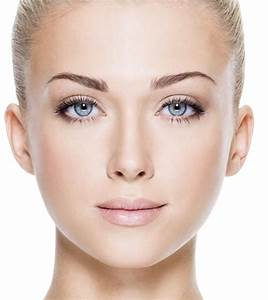
#> input picture 1.jpeg, 268 x 300 px, given in place of 9.jpg, which was not available
$ python skin_detector_image.py   (older library calls are emulated)
#> lines starting #> are read from the running program, lines starting #| are printed output that depends on the picture; after the words box and inside, x2 and y2 are one past the last pixel; in counts of white or black regions, pixels touching at a corner belong together; long printed decimals are rounded; pictures that were not available may be replaced by others from this repository, and a replacement may not be noted
#> further down, im is the input picture: shape (300, 268, 3); mean B, G, R 190.7, 201, 222.6
import numpy as np
import argparse
import cv2
import colorsys
import matplotlib.pyplot as plt

def skin_detect(im):

    lower = np.array( [ 0,40,80], dtype= "uint8")
    upper = np.array( [ 20,255,255 ], dtype= "uint8")

    converted =cv2.cvtColor(im, cv2.COLOR_BGR2HSV)
#> converted: shape (300, 268, 3); mean H, S, V 14.1, 40.1, 222.7
    skinMask=cv2.inRange(converted, lower, upper)
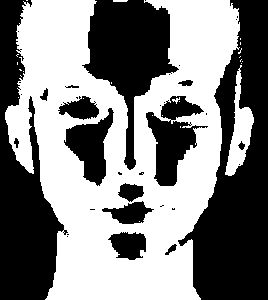
#> skinMask: shape (300, 268); 51.3% white; 36 black regions (21 under 20 px), largest, box (x1, y1, x2, y2) and area: (178, 0, 268, 300) 14667, (0, 0, 68, 300) 10031, (82, 0, 179, 170) 7221

    kernel = cv2.getStructuringElement(cv2.MORPH_ELLIPSE,(3,3))
    skinMask=cv2.erode(skinMask,kernel,iterations=2)
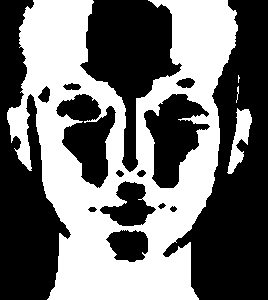
#> skinMask: shape (300, 268); 44.2% white; 4 white regions (1 under 20 px), largest, box (x1, y1, x2, y2) and area: (7, 0, 238, 300) 34761, (227, 108, 252, 174) 733, (236, 86, 239, 103) 22
    skinMask=cv2.dilate(skinMask,kernel,iterations=2)
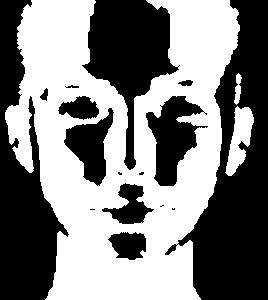
#> skinMask: shape (300, 268); 50.6% white; 16 black regions (5 under 20 px), largest, box (x1, y1, x2, y2) and area: (165, 0, 268, 300) 14899, (0, 0, 69, 300) 10205, (82, 0, 180, 170) 7303

    skinMask = cv2.GaussianBlur(skinMask,(3,3),0)
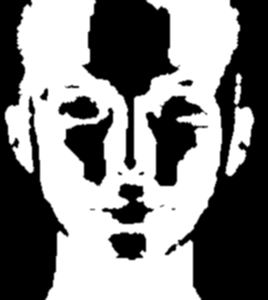
#> skinMask: shape (300, 268); min 0, max 255, mean 129
    skin_bgr=cv2.bitwise_and(im,im,mask=skinMask)
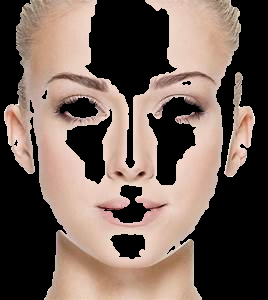
#> skin_bgr: shape (300, 268, 3); mean B, G, R 87.2, 96.1, 114

#in HSV 255
    return(skin_bgr)

def screen(im):
    im_filtered=2*im-im*im
    return im_filtered

def bright_eval(skin):
    cnt=0
    sum=[0.0,0.0,0.0]
    print("skin shape: ",skin.shape)
#| skin shape:  (300, 268, 3)
    for i in range(skin.shape[0]):
        for j in range(skin.shape[1]):
            if not (skin[i,j]==[0,0,0]).all():
                if i==j:
                    print("sample pixel: ",skin[i,j])
                sum=sum+skin[i,j]
                cnt+=1
#> this loop made 300 passes
#| sample pixel:  [139 148 162]
#| sample pixel:  [130 141 155]
#| sample pixel:  [135 148 164]
#| sample pixel:  [130 146 163]
#| sample pixel:  [128 142 164]
#| sample pixel:  [104 122 145]
#| sample pixel:  [117 137 162]
#| sample pixel:  [122 144 169]
#> (further printed lines are left out)
#> after the loop, cnt = 43995; sum = [7012778, 7729725, 9162667]
    print("sum and cnt: ",sum,cnt)
#| sum and cnt:  [7012778. 7729725. 9162667.] 43995
    avg=sum/cnt
#> avg = [159.4, 175.7, 208.3]
    return (avg)

def sample_pixel(skin):
    pixels=[]
    for k in range(10):
        for i in range(skin.shape[0]):
            for j in range(skin.shape[1]):
                if skin[i,j].all!=0:
                    pixels.append(skin[i,j])
    return pixels

def add_screen(im,skin):
    ret , mask=cv2.threshold(skin,10,255,cv2.THRESH_BINARY)
    mask_inv=cv2.bitwise_not(mask)
    print(type(skin))
    skin_patch=cv2.bitwise_and(skin,skin,mask=mask)
    image=cv2.add(im,skin_patch)
    return(image)


def to_hsv( color ):
    """ converts color tuples to floats and then to hsv """
    color=colorsys.rgb_to_hsv(*[x/255.0 for x in color])
    print("color in hsv: ",color)
    return (color) #rgb_to_hsv wants floats!

def color_dist( c1, c2):
    """ returns the squared euklidian distance between two color vectors in hsv space """
    return sum( (a-b)**2 for a,b in zip(to_hsv(c1),to_hsv(c2)) )

def min_color_diff( avg, colors):
    """ returns the `(distance, color_name)` with the minimal distance to `colors`"""
    return min( # overal best is the best match to any color:
        (color_dist(avg, test), colors[test]) # (distance to `test` color, color name)
        for test in colors)


if __name__=="__main__":

    im=cv2.imread('9.jpg') # in BGR 255
#    colors =((196, 2, 51),(255, 165, 0),(255, 205, 0),(0, 128, 0),(0, 0, 255),(127, 0, 255),(0, 0, 0),(255, 255, 255))
#    colors=color_cvt(colors)
#    print(colors)

#in 255 RGB
    colors = dict((
    ((233,210,214), "1"),
    ((231,210,194), "2"),
    ((240,241,191), "3"),
    ((221,182,157), "4"),
    ((225,189,160), "5"),
    ((182,137,108), "6"),
    ((167,121,96), "7"),
    ((150,96,58), "8"),
    ((136,79,54),"9"),
    ((61,44,40),"10")))


    cv2.imshow('original',im)
    cv2.waitKey(0)
    skin_bgr=skin_detect(im) # 255 HSV
    cv2.imshow('maksed',skin_bgr)
    cv2.waitKey(0)

# [9 lines of commented-out code are left out]

    avg_bgr=bright_eval(skin_bgr) #01 HSV
#> avg_bgr = [159.4, 175.7, 208.3]
#    color_show=255*np.asarray(colorsys.hsv_to_rgb(avg[0],avg[1],avg[2]))
#    print("avg in RGB 255: ",color_show)
#    avg=np.asarray(avg)


    print("avge color in bgr: ",avg_bgr)
#| avge color in bgr:  [159.399 175.696 208.266]
    avg_rgb=np.flip(avg_bgr,0)
#> avg_rgb = [208.3, 175.7, 159.4]
    print(min_color_diff(avg_rgb,colors))
    # [9 lines of commented-out code are left out]
    cv2.destroyAllWindows()

$ run again, on 2.jpeg
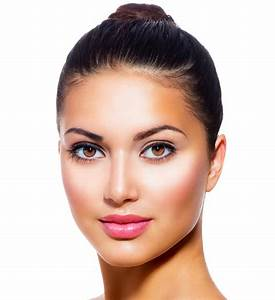
#> input picture 2.jpeg, 275 x 300 px, given in place of 9.jpg, which was not available
#> im is the input picture: shape (300, 275, 3); mean B, G, R 184, 192.4, 214
#> converted: shape (300, 275, 3); mean H, S, V 25, 48.6, 214.4
#> in skin_detect, `skinMask=cv2.inRange(converted, lower, upper)`:
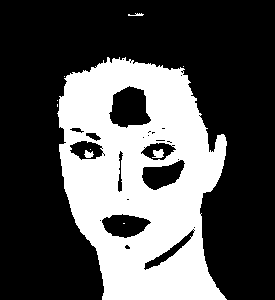
#> skinMask: shape (300, 275); 32.6% white; 10 white regions (6 under 20 px), largest, box (x1, y1, x2, y2) and area: (57, 57, 227, 300) 26767, (152, 149, 164, 158) 78, (84, 150, 94, 158) 52, (128, 13, 144, 16) 29
#> in skin_detect, `skin_bgr=cv2.bitwise_and(im,im,mask=skinMask)`:
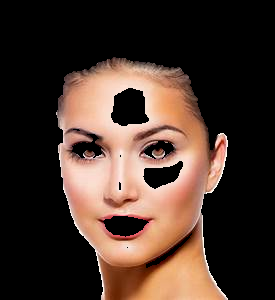
#> skin_bgr: shape (300, 275, 3); mean B, G, R 43.1, 52.3, 71.3
#| skin shape:  (300, 275, 3)
#> the loop in bright_eval, `for i in range(skin.shape[0]):` made 300 passes
#| sample pixel:  [59 65 84]
#| sample pixel:  [55 63 86]
#| sample pixel:  [ 70  81 111]
#| sample pixel:  [ 83  97 133]
#| sample pixel:  [ 96 112 154]
#> (further printed lines are left out)
#> after the loop in bright_eval, `for i in range(skin.shape[0]):`: cnt = 28632; sum = [3557071, 4315597, 5881719]
#| sum and cnt:  [3557071. 4315597. 5881719.] 28632
#> avg = [124.2, 150.7, 205.4]
#| avge color in bgr:  [124.234 150.726 205.425]
#> avg_rgb = [205.4, 150.7, 124.2]
#| (0.008687, '6')

$ run again, on 3.jpeg
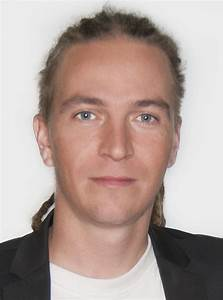
#> input picture 3.jpeg, 223 x 300 px, given in place of 9.jpg, which was not available
#> im is the input picture: shape (300, 223, 3); mean B, G, R 152.8, 159.1, 177.4
#> converted: shape (300, 223, 3); mean H, S, V 18.1, 39.2, 177.6
#> in skin_detect, `skinMask=cv2.inRange(converted, lower, upper)`:
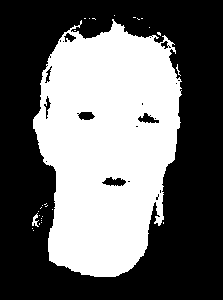
#> skinMask: shape (300, 223); 41.7% white; 28 white regions (26 under 20 px), largest, box (x1, y1, x2, y2) and area: (33, 19, 182, 277) 27788, (32, 213, 39, 227) 47
#> in skin_detect, `skin_bgr=cv2.bitwise_and(im,im,mask=skinMask)`:
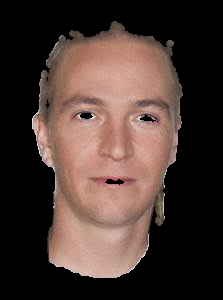
#> skin_bgr: shape (300, 223, 3); mean B, G, R 50.2, 56.1, 73.7
#| skin shape:  (300, 223, 3)
#> the loop in bright_eval, `for i in range(skin.shape[0]):` made 300 passes
#| sample pixel:  [139 148 152]
#| sample pixel:  [ 98 107 116]
#| sample pixel:  [80 89 98]
#| sample pixel:  [ 85  94 107]
#| sample pixel:  [100 111 125]
#> (further printed lines are left out)
#> after the loop in bright_eval, `for i in range(skin.shape[0]):`: cnt = 28802; sum = [3359000, 3753810, 4933671]
#| sum and cnt:  [3359000. 3753810. 4933671.] 28802
#> avg = [116.6, 130.3, 171.3]
#| avge color in bgr:  [116.624 130.332  171.296]
#> avg_rgb = [171.3, 130.3, 116.6]
#| (0.009959, '6')
